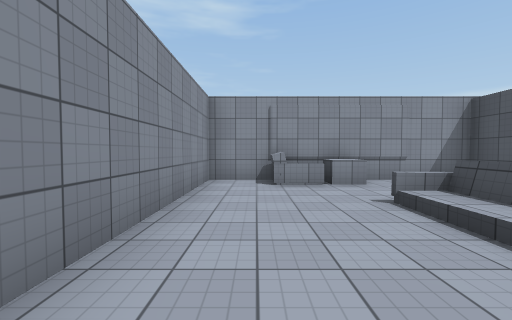
view 1 (above)

18 first-person views from a walk through a scene from a Unity 3-D project. The camera is 1.4 m above the floor, tilts 2° down and sees 90° across. The floor is counted in squares, 2 m on a side. Each view is taken from the middle of a square. On the plan, view 1 faces up. The plan holds only what a view shows up to about 9 squares ahead; the rest is blank. The player is left out. Door leaves are left out, so doorways stand open. Surface patterns are stand-ins for the level's own textures.

view 2
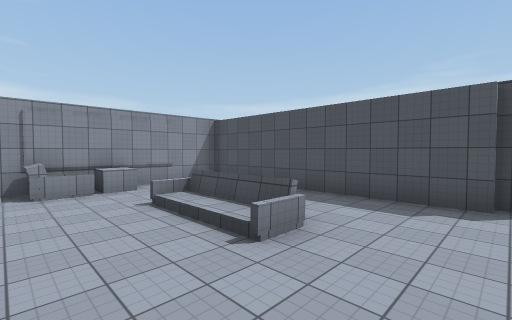

view 3
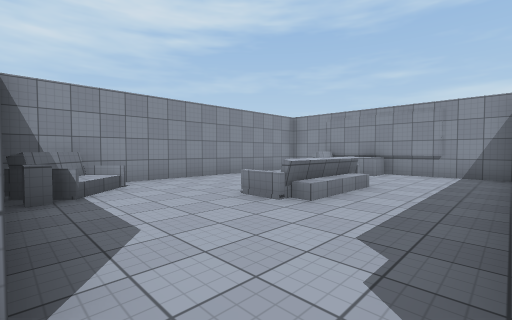

view 4
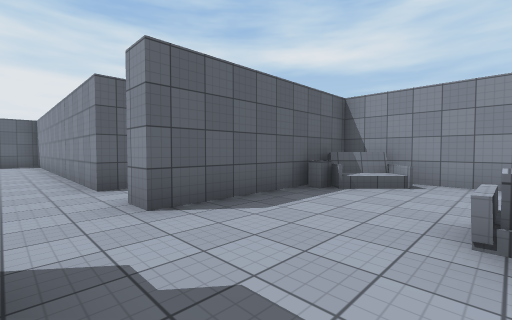

view 5
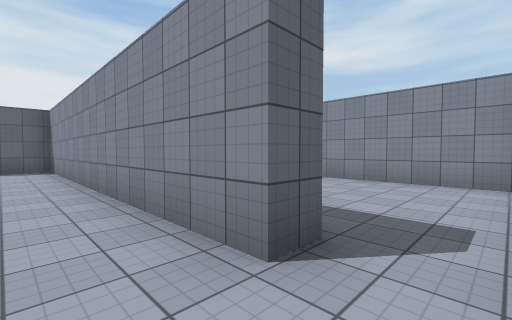

view 6
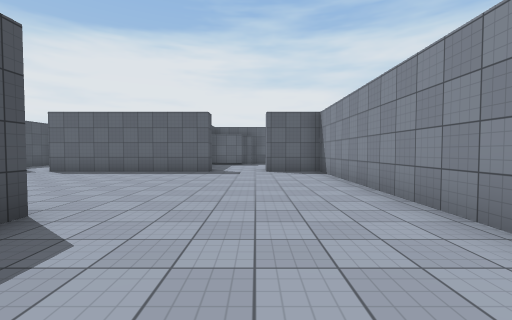

view 7
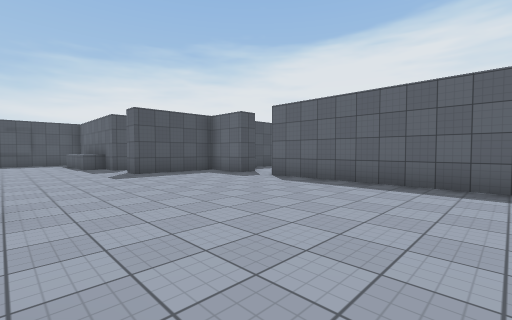

view 8
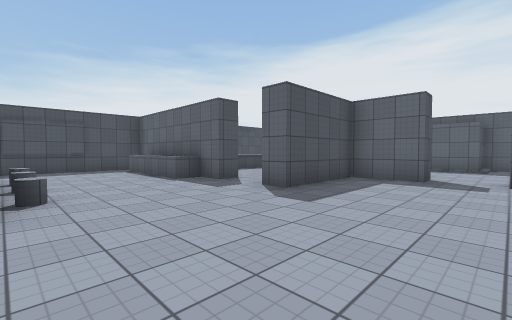

view 9
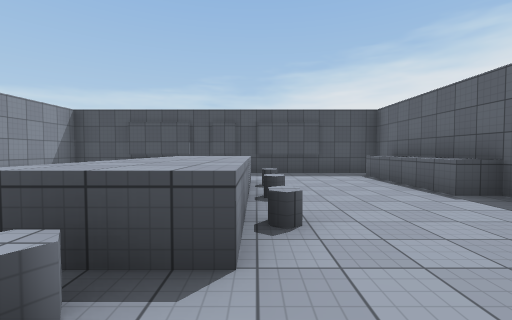

view 10
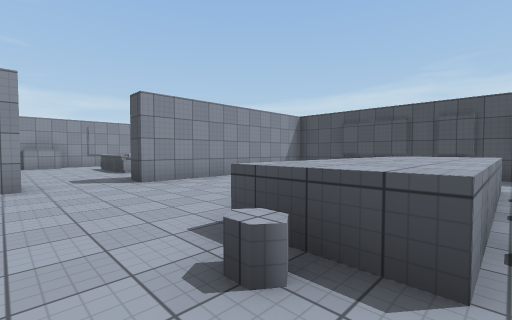

view 11
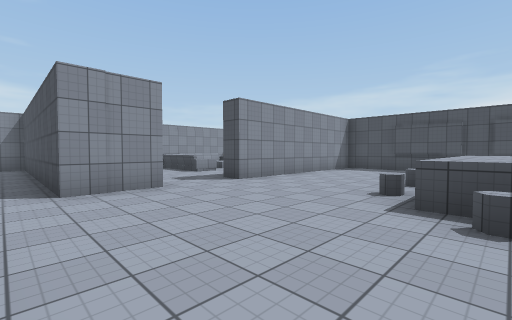

view 12
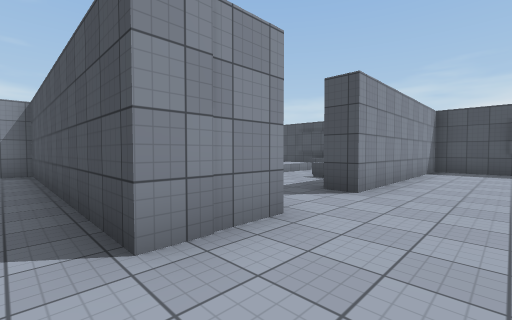

view 13
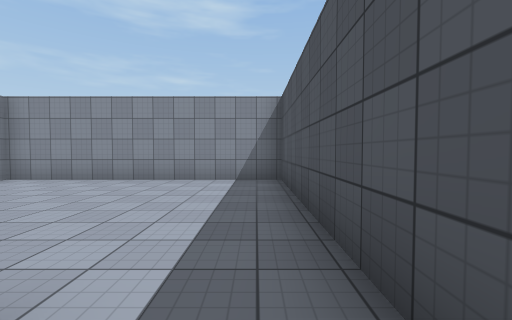

view 14
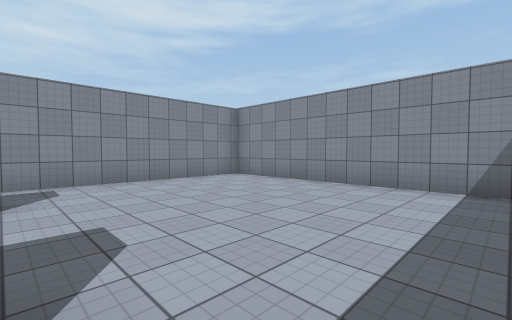

view 15
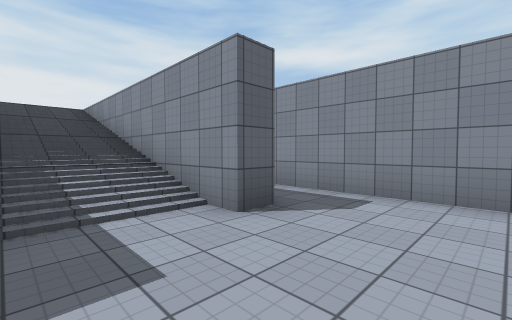

view 16
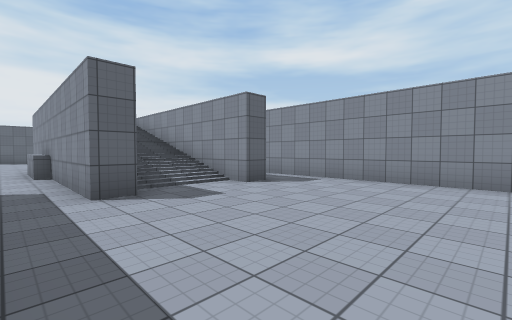

view 17
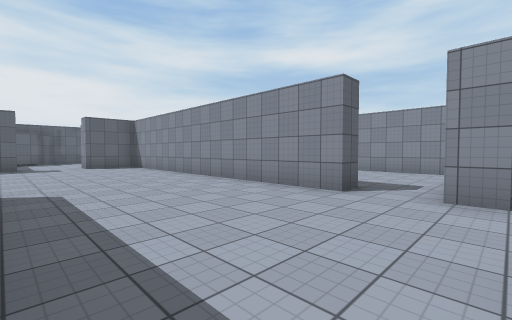

view 18
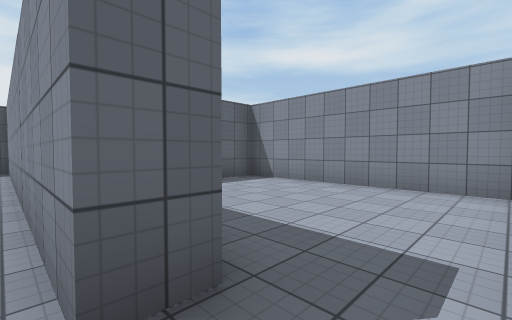

### Floor plan
Key: @ floor where view 1 was taken; # wall or solid block; x gap in a wall; . main floor; : floor 4 m higher than the main floor; / step, stairs or slope; D open door; = window, fence, low wall or low ledge; ^ raised ledge; O other object.
Columns run from 2 left of view 1 to 24 right of it. Each row starts with its distance up from view 1.
  7 ### #############
  6 #..O#...##......#
  5 #.......##......#
  4 #.......##......# ..O
  3 #...//..##......# ..O
  2 #...//..##......# ..O.
  1 #...O/..##./../.# ....
  0 #.@.....##.////.# ...OOO
 -1  O/.....## ////.##..#######
 -2 ######.....////...........#
 -3 #....D.....////..........##
 -4 #....x.....///:........  #
 -5 #....#.....////......^^.  #
 -6 #....#.....////...=^^^^^  #
 -7 #... #...../// ....^^^^^..#
 -8 #..  #...................##
 -9 ###  #...................##
-10      #....................#
-11      #............#..######
-12      #............# ..
-13      ##...........#
-14       ##..######.##
-15                ..
-16                ...
-17                ...
-18                .##
-19                .#
-20                ##

Where each view was taken, in squares from view 1:
view 1: 0 up, 0 right, facing up
view 2: 1 down, 0 right, facing up-right
view 3: 2 down, 5 right, facing up-left
view 4: 1 up, 5 right, facing down-left
view 5: 3 down, 5 right, facing down-left
view 6: 5 down, 6 right, facing down
view 7: 8 down, 8 right, facing down-right
view 8: 7 down, 13 right, facing down-right
view 9: 7 down, 15 right, facing right
view 10: 7 down, 15 right, facing up-right
view 11: 6 down, 13 right, facing up-right
view 12: 3 down, 13 right, facing up-right
view 13: 0 up, 13 right, facing up
view 14: 1 up, 13 right, facing up-left
view 15: 3 up, 11 right, facing down-left
view 16: 5 up, 13 right, facing down-left
view 17: 2 down, 8 right, facing down-left
view 18: 3 down, 4 right, facing down-left
